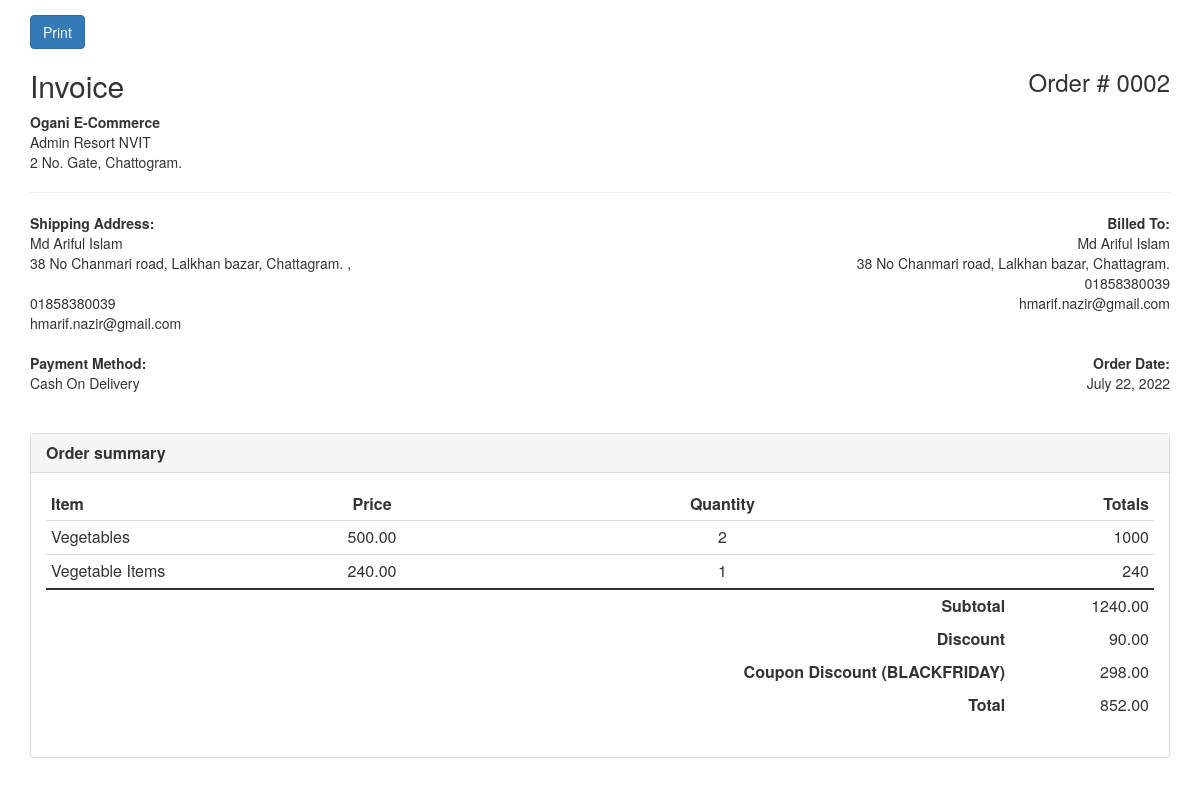
Page /admin/invoice.php?id=2 on the committed database.
### tables this page shows
CREATE TABLE `order_details` (
  `id` int(11) NOT NULL,
  `customer_id` int(11) NOT NULL,
  `full_name` varchar(255) NOT NULL,
  `address` varchar(255) DEFAULT NULL,
  `shipping_address` text DEFAULT NULL,
  `town` varchar(255) NOT NULL,
  `phone` varchar(255) NOT NULL,
  `email` varchar(255) NOT NULL,
  `order_note` text DEFAULT NULL,
  `total_quantity` int(255) NOT NULL DEFAULT 0,
  `sub_amount` decimal(10,2) NOT NULL DEFAULT 0.00,
  `discount` decimal(10,2) NOT NULL DEFAULT 0.00,
  `coupon_discount` decimal(10,2) DEFAULT 0.00,
  `coupon_code` varchar(255) DEFAULT NULL,
  `total_amount` decimal(10,2) NOT NULL DEFAULT 0.00,
  `order_data` text NOT NULL,
  `order_status` int(11) NOT NULL DEFAULT 0 COMMENT '1 -> pending, 2->processing, 3->shipped, 4->delivered, 5->canceled',
  `payment_status` int(11) NOT NULL DEFAULT 0,
  `cancel_reason` varchar(255) DEFAULT NULL,
  `created_at` timestamp NOT NULL DEFAULT current_timestamp() ON UPDATE current_timestamp(),
  `deleted_at` timestamp NOT NULL DEFAULT current_timestamp() ON UPDATE current_timestamp()
);

### admin/include/connection.php (called while the page is built, shortened)
<?php
    require_once('crud/crud.php');
    $mysqli=new crud;

### admin/crud/crud.php (called while the page is built, shortened)
<?php
    class crud{
        private $conn;
        public function __construct(){
            $this->conn=new mysqli("localhost","root","","e-commerce");
        }
	    public function common_select_single($table,$data="*",$where=false,$orderby=false,$order="ASC",$limit=false,$offset=false){
            $selectdata=$error=$msg=false;
            $numrows=0;
            $sql="select $data from $table ";
            if($where && is_array($where)){
                $sql.= "where ";
                foreach($where as $k=>$v){
                    $sql.= "$k='$v' and ";
                }
                $sql=rtrim($sql,"and ");
            }
            $res=$this->conn->query($sql);
            if($res->num_rows > 0){
				while($singleData = $res->fetch_object()){
					$data = $singleData;
				}
                $selectdata=$data;
                $numrows=$res->num_rows;
                $msg="data found";
            }else{
                $msg="No data found";
                $error=$this->conn->error;
                $numrows=$res->num_rows;
            }
            $return=array("msg"=>$msg,"error"=>$error,"selectdata"=>$selectdata,"numrows"=>$numrows);
            return $return;
        }
    }
?>

### admin/invoice.php (the view, shortened to what this page needs)
<?php include_once("include/connection.php"); ?>
<link href="//netdna.bootstrapcdn.com/bootstrap/3.1.0/css/bootstrap.min.css" rel="stylesheet" id="bootstrap-css">
<?php
	$w['id']=$_GET['id'];
	$r=$mysqli->common_select_single('order_details','*',$w)['selectdata'];
?>
  <div class="container">
	<button type="button" class="btn btn-primary prnt-btn" onclick="window.print()"> Print</button>
    <div class="row">
        <div class="col-xs-12">
    		<div class="invoice-title">
    			<h2  style="display: inline-block;">Invoice</h2>
				<h3 class="pull-right" style="display: inline-block;">Order # <?php printf("%04d", $r->id); ?></h3>
				<br>
				<address>
					<b>Ogani E-Commerce</b><br>
					Admin Resort NVIT<br>
					2 No. Gate, Chattogram.
				</address>
			</div>
    		<hr>
    		<div class="row">
    			<div class="col-xs-6">
    				<address>
    				<strong>Shipping Address:</strong><br>
						<?= $r->full_name ?><br>
						<?= $r->shipping_address?$r->shipping_address:$r->address ?>,<br>
						<?= $r->town ?><br>
    					<?= $r->phone ?><br>
    					<?= $r->email ?>
    				</address>
    			</div>
    			<div class="col-xs-6 text-right">
    				<address>
        			<strong>Billed To:</strong><br>
    					<?= $r->full_name ?><br>
    					<?= $r->address ?><br>
    					<?= $r->phone ?><br>
    					<?= $r->email ?>
    				</address>
    			</div>
    		</div>
    		<div class="row">
    			<div class="col-xs-6">
    				<address>
    					<strong>Payment Method:</strong><br>
    					Cash On Delivery<br>
    				</address>
    			</div>
    			<div class="col-xs-6 text-right">
    				<address>
    					<strong>Order Date:</strong><br>
    					<?= date('F d, Y',strtotime($r->created_at))?><br><br>
    				</address>
    			</div>
    		</div>
    	</div>
    </div>
    <div class="row">
    	<div class="col-md-12">
    		<div class="panel panel-default">
    			<div class="panel-heading">
    				<h3 class="panel-title"><strong>Order summary</strong></h3>
    			</div>
    			<div class="panel-body">
    				<div class="table-responsive">
    					<table class="table table-condensed">
    						<thead>
                                <tr>
        							<td><strong>Item</strong></td>
        							<td class="text-center"><strong>Price</strong></td>
        							<td class="text-center"><strong>Quantity</strong></td>
        							<td class="text-right"><strong>Totals</strong></td>
                                </tr>
    						</thead>
    						<tbody>
    							<?php foreach (json_decode(base64_decode($r->order_data))->data as $line){  ?>
    							<tr>
    								<td><?= $line->name ?></td>
    								<td class="text-center"><?= $line->price ?></td>
    								<td class="text-center"><?= $line->qty ?></td>
    								<td class="text-right"><?= $line->price * $line->qty ?></td>
    							</tr>
								<?php } ?>
    							<tr>
    								<td style="border-top: 2px solid;" class="thick-line"></td>
    								<td style="border-top: 2px solid;" class="thick-line"></td>
    								<td style="border-top: 2px solid;" class="thick-line text-right"><strong>Subtotal</strong></td>
    								<td style="border-top: 2px solid;" class="thick-line text-right"><?= $r->sub_amount ?></td>
    							</tr>
    							<tr>
    								<td style=" border-top: none;" class="no-line"></td>
    								<td style=" border-top: none;" class="no-line"></td>
    								<td style=" border-top: none;" class="no-line text-right"><strong>Discount</strong></td>
    								<td style=" border-top: none;" class="no-line text-right"><?= $r->discount ?></td>
    							</tr>
								<?php if($r->coupon_discount > 0){ ?>
								<tr>
    								<td style=" border-top: none;" class="no-line"></td>
    								<td style=" border-top: none;" class="no-line"></td>
    								<td style=" border-top: none;" class="no-line text-right"><strong>Coupon Discount (<?= $r->coupon_code ?>)</strong></td>
    								<td style=" border-top: none;" class="no-line text-right"><?= $r->coupon_discount ?></td>
    							</tr>
								<?php } ?>
    							<tr>
    								<td style=" border-top: none;" class="no-line"></td>
    								<td style=" border-top: none;" class="no-line"></td>
    								<td style=" border-top: none;" class="no-line text-right"><strong>Total</strong></td>
    								<td style=" border-top: none;" class="no-line text-right"><?= $r->total_amount ?></td>
    							</tr>
    						</tbody>
    					</table>
    				</div>
    			</div>
    		</div>
    	</div>
    </div>
</div>

### admin/invoice.php (style rules this page uses)
.prnt-btn { margin-top:15px; }

### rows in the picture
order_details: id "0002", full_name "Md Ariful Islam", shipping_address "38 No Chanmari road, Lalkhan bazar, Chattagram.", phone "01858380039", email "hmarif.nazir@gmail.com", address "38 No Chanmari road, Lalkhan bazar, Chattagram.", created_at "July 22, 2022", sub_amount "1240.00", discount "90.00", coupon_code "BLACKFRIDAY", coupon_discount "298.00", total_amount "852.00"

### other values in the picture
$line->name "Vegetables"
$line->price "500.00"
$line->qty "2"
$line->price * $line->qty "1000"
$line->name "Vegetable Items"
$line->price "240.00"
$line->qty "1"
$line->price * $line->qty "240"
